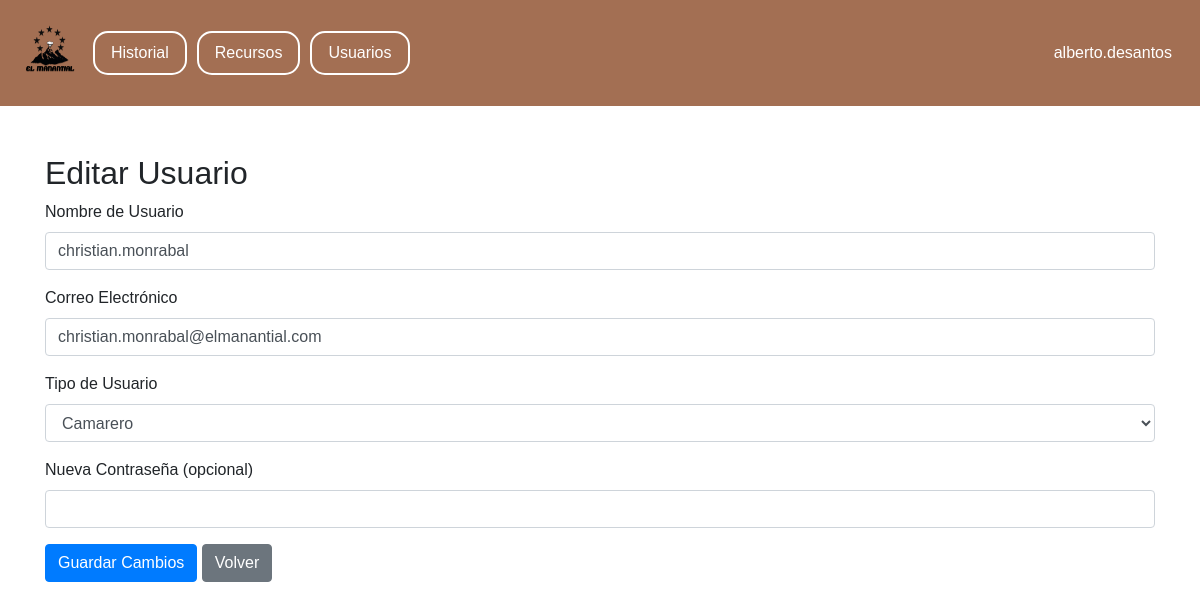
/public/update_usuario.php?id=1 (signed in), run on the app's committed database.
### tables this page shows
CREATE TABLE tbl_usuario (
    id_usuario INT AUTO_INCREMENT PRIMARY KEY,
    nombre_usuario VARCHAR(30) NOT NULL,
    tipo_usuario ENUM('camarero', 'gerente', 'mantenimiento', 'administrador') NOT NULL,
    email_usuario VARCHAR(50) NOT NULL UNIQUE,
    password_usuario VARCHAR(255) NOT NULL
);

### private/update_usuario.php (called while the page is built, shortened)
<?php
include_once '../db/conexion.php';
$id_usuario = $_GET['id'];
$query = "SELECT * FROM tbl_usuario WHERE id_usuario = :id";
$stmt = $conn->prepare($query);
$stmt->bindParam(':id', $id_usuario, PDO::PARAM_INT);
$stmt->execute();
$usuario = $stmt->fetch(PDO::FETCH_ASSOC);
$nombre_usuario = $usuario['nombre_usuario'];
$email_usuario = $usuario['email_usuario'];
$tipo_usuario = $usuario['tipo_usuario'];
?>

### public/update_usuario.php (the view, shortened to what this page needs)
<?php
include "../private/update_usuario.php";
?>
<!DOCTYPE html>
<html lang="es">
<head>
    <link rel="stylesheet" href="https://stackpath.bootstrapcdn.com/bootstrap/4.5.2/css/bootstrap.min.css">
    <link rel="stylesheet" href="../css/usuarios.css">
</head>
<body>
<div class="navbar">
    <a href="../index.php">
        <img src="../img/icon.png" class="icon">
    </a>
    <a href="./historial.php" class="right-link">Historial</a>
    <a href="./recursos.php" class="right-link">Recursos</a>
    <a href="./usuarios.php" class="right-link">Usuarios</a>
    <div class="user-info">
        <div class="dropdown">
        </div>
        <span><?php echo $_SESSION['nombre_usuario']; ?></span>
    </div>
</div>
<div class="container mt-5">
    <h2>Editar Usuario</h2>
    <form method="POST" action="">
        <div class="form-group">
            <label for="nombre_usuario">Nombre de Usuario</label>
            <input type="text" class="form-control" id="nombre_usuario" name="nombre_usuario" value="<?php echo htmlspecialchars($nombre_usuario); ?>">
        </div>
        <div class="form-group">
            <label for="email_usuario">Correo Electrónico</label>
            <input type="email" class="form-control" id="email_usuario" name="email_usuario" value="<?php echo htmlspecialchars($email_usuario); ?>">
        </div>
        <div class="form-group">
            <label for="tipo_usuario">Tipo de Usuario</label>
            <select class="form-control" id="tipo_usuario" name="tipo_usuario">
                <option value="camarero" <?php echo $tipo_usuario === 'camarero' ? 'selected' : ''; ?>>Camarero</option>
            </select>
        </div>
        <div class="form-group">
            <label for="password_usuario">Nueva Contraseña (opcional)</label>
            <input type="password" class="form-control" id="password_usuario" name="password_usuario">
        </div>
        <button type="submit" class="btn btn-primary">Guardar Cambios</button>
        <a href="usuarios.php" class="btn btn-secondary">Volver</a>
    </form>
</div>
</body>
</html>

### css/usuarios.css (style rules this page uses)
body { font-family: Arial, sans-serif; margin: 0; padding: 0; height: 100vh; }
.navbar { background-color: #a36f53; color: #fff; padding: 8px; display: flex; justify-content: space-between; align-items: center; }
.icon { height: 90px; width: 85px; }
.navbar .user-info { display: flex; align-items: center; justify-content: flex-end; margin-left: auto; margin-right: 20px; }
.navbar .user-info span { margin-left: 10px; }
.right-link { text-decoration: none; color: white; font-size: 16px; padding: 8px 16px; margin-right: 10px; border: 2px solid white; border-radius: 15px; transition: background-color 0.3s, color 0.3s; }
.dropdown { position: relative; display: inline-block; margin-left: 10px; }

### data on the page
tbl_usuario: nombre_usuario "christian.monrabal", email_usuario "christian.monrabal@elmanantial.com", tipo_usuario "Camarero"

### other printed values
$_SESSION['nombre_usuario'] "alberto.desantos"
